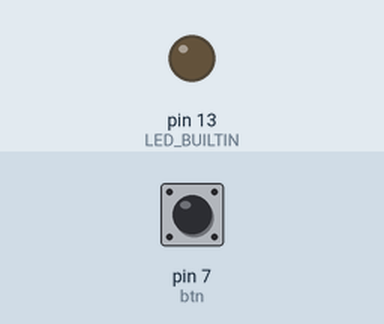
Bench run of a sketch on a simulated Arduino Uno, built with avr-gcc and run on an emulated ATmega328P. Shown: output pins drawn as LEDs (lit = HIGH). The inputs (shaded band) are chosen by the test bench; at power-on: pin 7 (btn) HIGH.

Above: at 1.2 s.
1.3 s: pin 7 (btn) pulled LOW for 0.15 s
At 1.9 s:
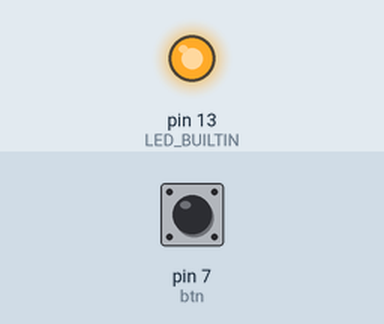
2.9 s: pin 7 (btn) pulled LOW for 1 s
At 3.2 s:
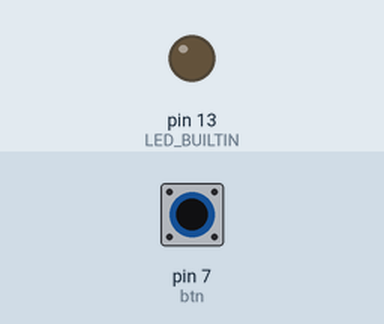
5.4 s: pin 7 (btn) pulled LOW for 3.2 s
At 6.3 s:
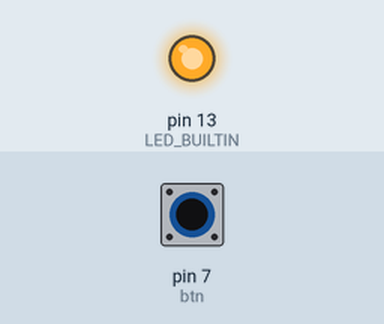
Timing chart, 0 to 8.4 s (numbered marks = the images above; inputs shaded):
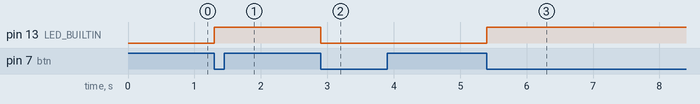

The sketch:

Button_State.ino
```cpp
int btn = 7, cs, ls = HIGH, ledState = LOW;

void setup() {
  Serial.begin(9600);
  pinMode(btn, INPUT_PULLUP);
  pinMode(LED_BUILTIN, OUTPUT);
}

void loop() {
  cs = digitalRead(btn);
  if (ls == HIGH && cs == LOW) {
    ledState = !ledState;
  }
  digitalWrite(LED_BUILTIN, ledState);
  ls = cs;
}
```

Measured:
- after the input at 1.3 s, pin 13 (LED_BUILTIN): LOW → HIGH at once
- after the input at 2.9 s, pin 13 (LED_BUILTIN): HIGH → LOW at once
- after the input at 5.4 s, pin 13 (LED_BUILTIN): LOW → HIGH at once
